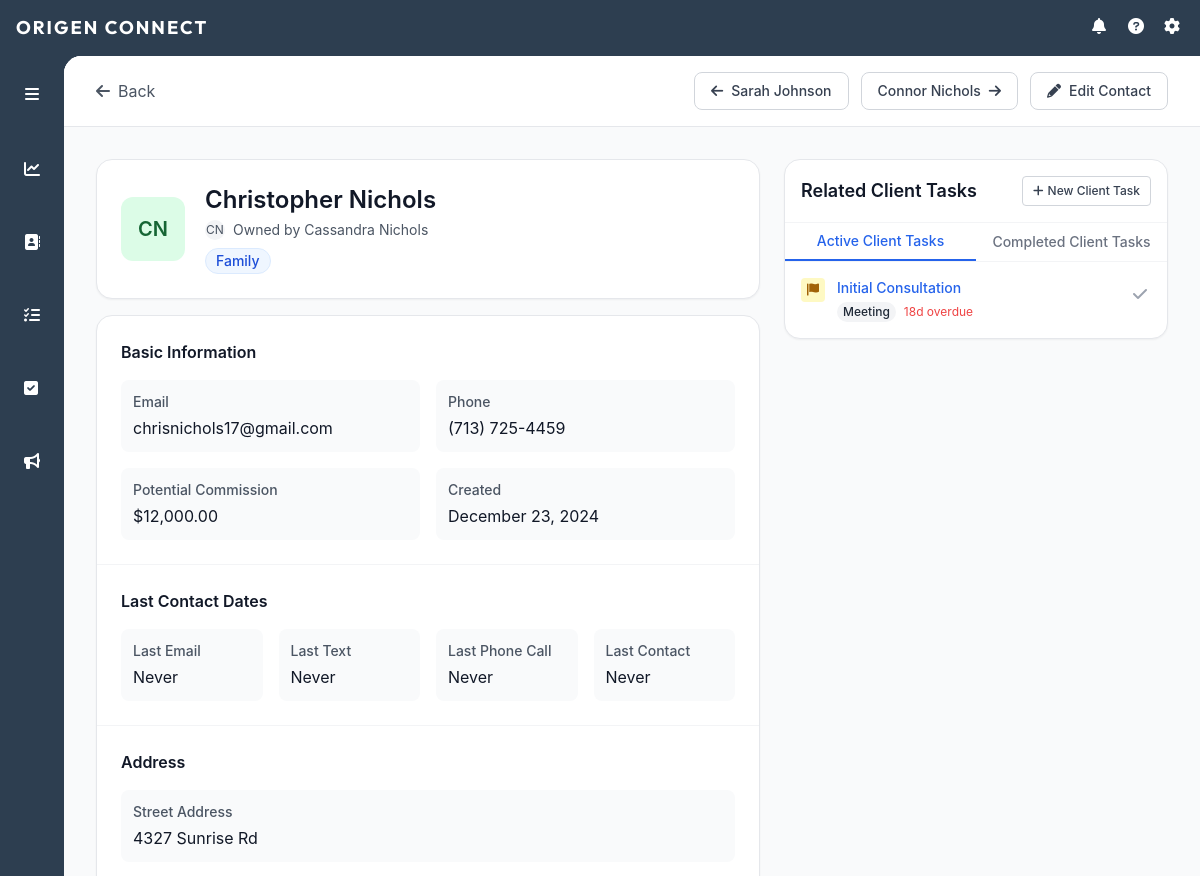
Page /contact/9 (signed in, upper part) on the earlier database version.
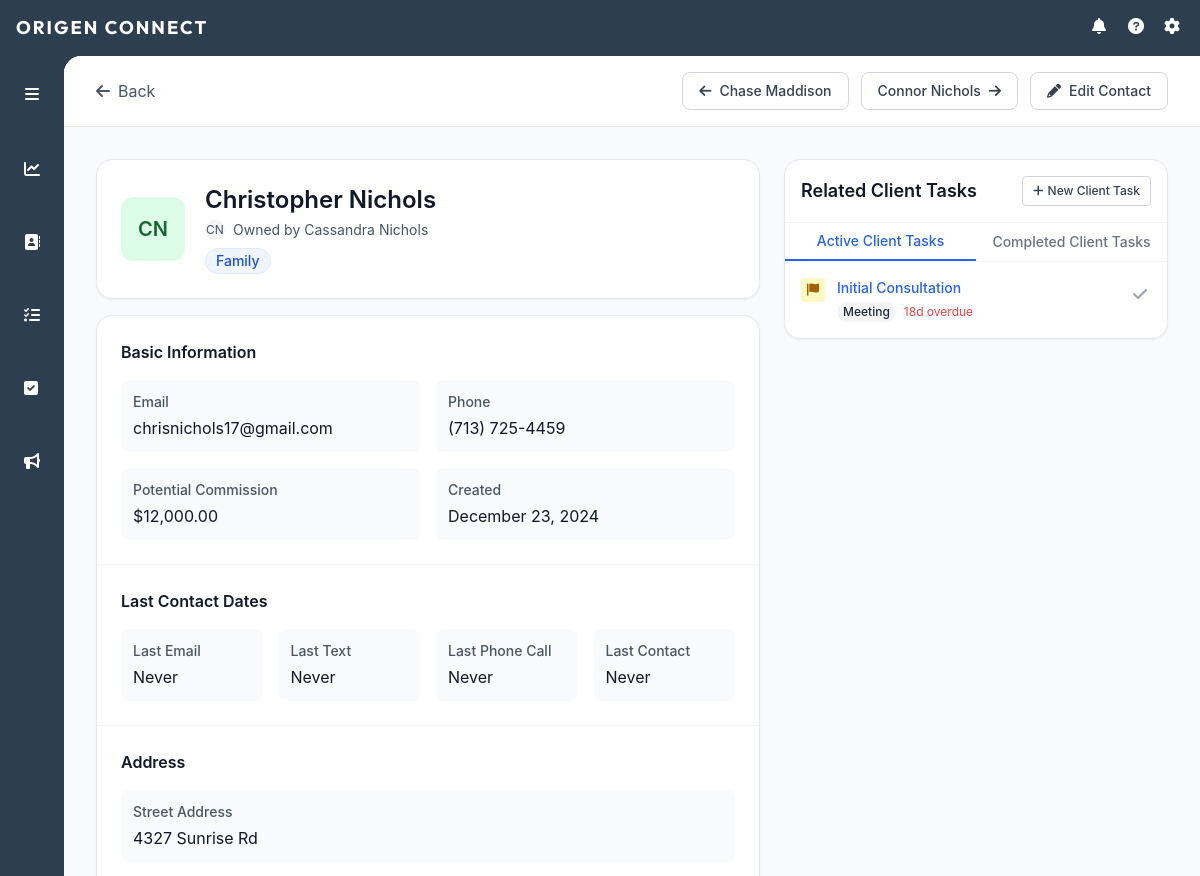
Same page on the later database version.
### models.py (models this page shows, shortened)
class Contact(db.Model):
    id = db.Column(db.Integer, primary_key=True)
    user_id = db.Column(db.Integer, db.ForeignKey('user.id'), nullable=False)
    first_name = db.Column(db.String(80), nullable=False)
    last_name = db.Column(db.String(80), nullable=False)
    email = db.Column(db.String(120))
    phone = db.Column(db.String(20))
    street_address = db.Column(db.String(200))
    city = db.Column(db.String(100))
    state = db.Column(db.String(50))
    zip_code = db.Column(db.String(20))
    notes = db.Column(db.Text)
    created_at = db.Column(db.DateTime, nullable=False, default=datetime.utcnow)
    updated_at = db.Column(db.DateTime, nullable=False, default=datetime.utcnow,
                          onupdate=datetime.utcnow)
    potential_commission = db.Column(db.Numeric(10, 2), nullable=False, default=5000.00)
    last_email_date = db.Column(db.Date, nullable=True)
    last_text_date = db.Column(db.Date, nullable=True)
    last_phone_call_date = db.Column(db.Date, nullable=True)
    last_contact_date = db.Column(db.Date, nullable=True)
    current_objective = db.Column(db.Text, nullable=True)
    move_timeline = db.Column(db.Text, nullable=True)
    motivation = db.Column(db.Text, nullable=True)
    financial_status = db.Column(db.Text, nullable=True)
    additional_notes = db.Column(db.Text, nullable=True)
    owner = db.relationship('User', backref=db.backref('contacts', lazy=True))
    groups = db.relationship('ContactGroup',
                           secondary=contact_groups,
                           back_populates='contacts',
                           lazy='joined')

### routes/contacts.py (the view, shortened to what this page needs)
@contacts_bp.route('/contact/<int:contact_id>')
@login_required
def view_contact(contact_id):
    contact = Contact.query.get_or_404(contact_id)
    if not current_user.role == 'admin' and contact.user_id != current_user.id:
        abort(403)
    next_contact = Contact.query.filter(
        Contact.user_id == contact.user_id,
        Contact.first_name > contact.first_name
    ).order_by(Contact.first_name.asc(), Contact.last_name.asc()).first()
    if not next_contact:
        next_contact = Contact.query.filter(
            Contact.user_id == contact.user_id
        ).order_by(Contact.first_name.asc(), Contact.last_name.asc()).first()
    prev_contact = Contact.query.filter(
        Contact.user_id == contact.user_id,
        Contact.first_name < contact.first_name
    ).order_by(Contact.first_name.desc(), Contact.last_name.desc()).first()
    if not prev_contact:
        prev_contact = Contact.query.filter(
            Contact.user_id == contact.user_id
        ).order_by(Contact.first_name.desc(), Contact.last_name.desc()).first()
    all_groups = ContactGroup.query.all()
    user_tz = get_user_timezone()
    now = datetime.now(user_tz)
    return render_template('view_contact.html',
                         contact=contact,
                         all_groups=all_groups,
                         next_contact=next_contact,
                         prev_contact=prev_contact,
                         now=now)

### app.py (called while the page is built)
def create_app():
    app = Flask(__name__)
    app.config.from_object('config.Config')
    db.init_app(app)
    migrate = Migrate(app, db)
    login_manager = LoginManager()
    login_manager.init_app(app)
    login_manager.login_view = 'auth.login'
    app.jinja_env.filters['abs'] = abs
    mail = Mail()
    mail.init_app(app)
    @login_manager.user_loader
    def load_user(user_id):
        return User.query.get(int(user_id))
    app.register_blueprint(main_bp)
    app.register_blueprint(auth_bp)
    app.register_blueprint(tasks_bp)
    app.register_blueprint(contacts_bp)
    app.register_blueprint(daily_todo)
    app.register_blueprint(ai_chat)
    app.register_blueprint(user_todo_bp)
    app.register_blueprint(admin_bp)
    app.register_blueprint(marketing)
    return app

### routes/contacts.py (called while the page is built)
def get_user_timezone():
    return pytz.timezone('America/Chicago')

### templates/view_contact.html (shortened to what the changed rows need)
{% extends "base.html" %}
{% block content %}
<div class="min-h-full bg-gray-50">
    <div class="bg-white border-b sticky top-0 z-10">
        <div class="max-w-7xl mx-auto px-4 sm:px-6 lg:px-8">
            <div class="py-4 flex items-center justify-between">
                <div class="flex items-center space-x-3">
                    <a href="{{ url_for('contacts.view_contact', contact_id=prev_contact.id) }}"
                       class="inline-flex items-center px-4 py-2 border border-gray-300 rounded-lg text-sm font-medium text-gray-700 hover:bg-gray-50 transition-colors min-w-[140px] justify-center">
                        <i class="fas fa-arrow-left mr-2"></i>
                        <span class="text-gray-700">{{ prev_contact.first_name }} {{ prev_contact.last_name }}</span>
                    </a>
                </div>
            </div>
        </div>
    </div>
    <div class="max-w-7xl mx-auto px-4 sm:px-6 lg:px-8 py-8">
        <div class="flex flex-col lg:flex-row gap-6">
            <div class="flex-1">
                            {% set initials = contact.first_name[0]|upper + contact.last_name[0]|upper %}
                            {% set colors = {
                                'A': 'bg-blue-100 text-blue-800', 'B': 'bg-rose-100 text-rose-800',
                                'C': 'bg-green-100 text-green-800', 'D': 'bg-amber-100 text-amber-800',
                                'E': 'bg-purple-100 text-purple-800', 'F': 'bg-pink-100 text-pink-800',
                                'G': 'bg-indigo-100 text-indigo-800', 'H': 'bg-teal-100 text-teal-800',
                                'I': 'bg-orange-100 text-orange-800', 'J': 'bg-cyan-100 text-cyan-800'
                            } %}
                <div class="bg-white rounded-2xl shadow-sm border overflow-hidden">
                    <div id="viewContactInfo">
                        <div class="divide-y divide-gray-100">
                            <div class="p-6">
                                <h2 class="text-base font-semibold text-gray-900 mb-4">Basic Information</h2>
                            </div>
                            <div class="p-6">
                                <h2 class="text-base font-semibold text-gray-900 mb-4">Last Contact Dates</h2>
                            </div>
                            <div class="p-6">
                                <h2 class="text-base font-semibold text-gray-900 mb-4">Address</h2>
                            </div>
                        </div>
                    </div>
                </div>
            </div>
            <div class="lg:w-96">
                <div class="bg-white rounded-2xl shadow-sm border overflow-hidden sticky top-24">
                    <div class="p-4 border-b border-gray-100">
                        <div class="flex items-center justify-between">
                            <h2 class="text-lg font-semibold text-gray-900">Related Client Tasks</h2>
                        </div>
                    </div>
                </div>
            </div>
        </div>
    </div>
</div>
{% endblock %}

Differences in the rows shown:
no longer on this page (row unchanged): Contact: first_name "Sarah", last_name "Johnson"
added Contact: first_name "Chase", last_name "Maddison"
